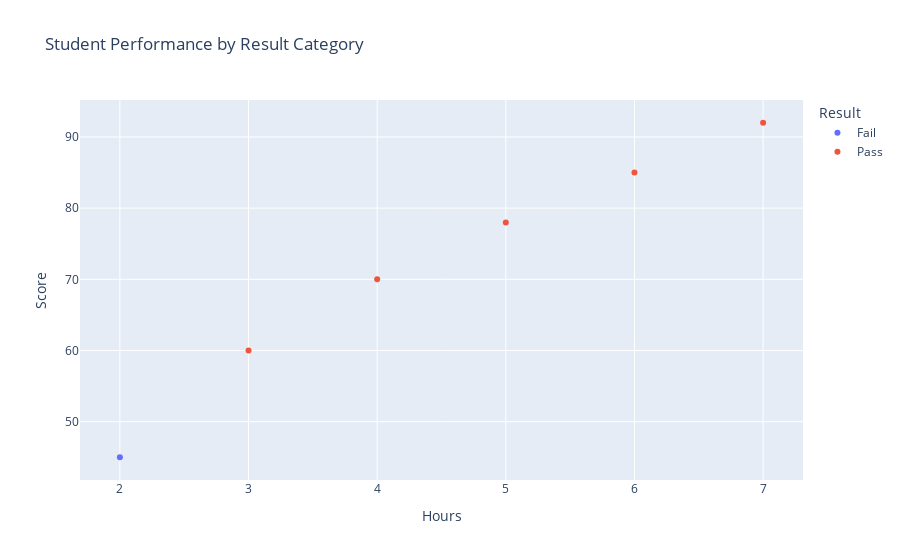

Notebook code cell kept with this figure:
### Markdown cell above
### Scatter Plot Example 5: Categorical Scatter Plot

### Code cell
df2 = pd.DataFrame({
    "Hours": [2, 4, 6, 3, 5, 7],
    "Score": [45, 70, 85, 60, 78, 92],
    "Result": ["Fail", "Pass", "Pass", "Pass", "Pass", "Pass"]
})

fig = px.scatter(
    df2,
    x="Hours",
    y="Score",
    color="Result",
    title="Student Performance by Result Category"
)
fig.show()
fig.write_image('Sactterplot.png')

### Figure 1 — Plotly figure (JSON) as saved in the notebook; plotly's stock layout.template omitted (floating-point values rounded to 4 significant figures)
{"data": [{"hovertemplate": "Result=Fail<br>Hours=%{x}<br>Score=%{y}<extra></extra>", "legendgroup": "Fail", "marker": {"color": "#636efa", "symbol": "circle"}, "mode": "markers", "name": "Fail", "orientation": "v", "showlegend": true, "type": "scatter", "x": [2], "xaxis": "x", "y": [45], "yaxis": "y"}, {"hovertemplate": "Result=Pass<br>Hours=%{x}<br>Score=%{y}<extra></extra>", "legendgroup": "Pass", "marker": {"color": "#EF553B", "symbol": "circle"}, "mode": "markers", "name": "Pass", "orientation": "v", "showlegend": true, "type": "scatter", "x": [4, 6, 3, 5, 7], "xaxis": "x", "y": [70, 85, 60, 78, 92], "yaxis": "y"}], "layout": {"autosize": true, "legend": {"title": {"text": "Result"}, "tracegroupgap": 0}, "title": {"text": "Student Performance by Result Category"}, "xaxis": {"anchor": "y", "autorange": true, "domain": [0, 1], "range": [1.693, 7.307], "title": {"text": "Hours"}, "type": "linear"}, "yaxis": {"anchor": "x", "autorange": true, "domain": [0, 1], "range": [41.12, 95.88], "title": {"text": "Score"}, "type": "linear"}}}
